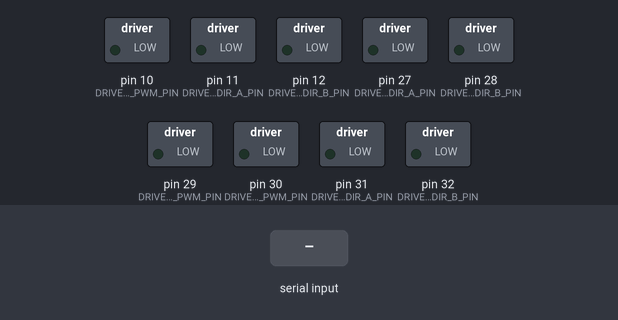
A sketch run on a simulated Arduino Mega 2560, built with avr-gcc and run on an emulated ATmega2560. Parts: switched loads named in the sketch (green lamp = pin HIGH). The inputs (shaded band) are chosen by the test bench.

Above: at 1.2 s.
1.3 s: "X90\n" received over Serial
At 2.2 s:
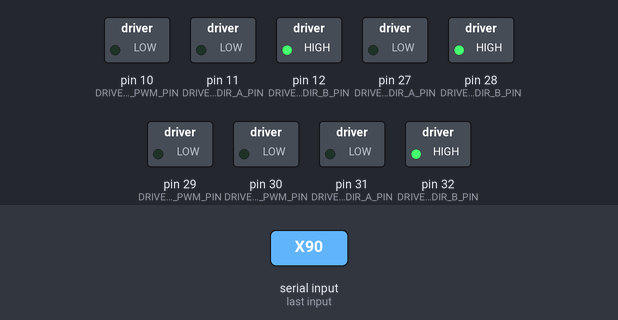
Timing chart, 0 to 4.3 s (numbered marks = the images above; inputs shaded):
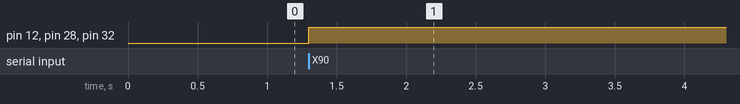

Measured:
- after the input at 1.3 s, pin 12 (DRIVE_3_DIR_B_PIN), pin 28 (DRIVE_1_DIR_B_PIN), pin 32 (DRIVE_2_DIR_B_PIN): LOW → HIGH at once

The sketch:

revisedSerialTest.ino
```cpp
const double MAX_VEL = 1;
const int MAX_ROT_VEL = 1;
const double R_BODY = 40;
const double R_WHEEL = 4;

const int DRIVE_1_PWM_PIN  = 29;
const int DRIVE_1_DIR_A_PIN = 27;
const int DRIVE_1_DIR_B_PIN = 28;
const int DRIVE_2_PWM_PIN = 30;
const int DRIVE_2_DIR_A_PIN = 31;
const int DRIVE_2_DIR_B_PIN = 32;
const int DRIVE_3_PWM_PIN = 10;
const int DRIVE_3_DIR_A_PIN = 11;
const int DRIVE_3_DIR_B_PIN = 12;


String inData = "";

double des_forward_vel = 0;
double des_right_vel = 0;
double des_rotational_vel = 0;


void setup(){
  Serial.begin(57600);
  pinMode(DRIVE_1_PWM_PIN,OUTPUT);
  pinMode(DRIVE_1_DIR_A_PIN,OUTPUT);
  pinMode(DRIVE_1_DIR_B_PIN,OUTPUT);
  pinMode(DRIVE_2_PWM_PIN,OUTPUT);
  pinMode(DRIVE_2_DIR_A_PIN,OUTPUT);
  pinMode(DRIVE_2_DIR_B_PIN,OUTPUT);
  pinMode(DRIVE_3_PWM_PIN,OUTPUT);
  pinMode(DRIVE_3_DIR_A_PIN,OUTPUT);
  pinMode(DRIVE_3_DIR_B_PIN ,OUTPUT);
}

void updateDriveMotors(){
  double motor_1_speed = (1/R_WHEEL)*(0.86602*des_forward_vel + 0.5*des_right_vel + R_BODY*des_rotational_vel);
  double motor_2_speed = (1/R_WHEEL)*(0.0*des_forward_vel - 1*des_right_vel + R_BODY*des_rotational_vel);
  double motor_3_speed = (1/R_WHEEL)*(-0.86602*des_forward_vel + 0.5*des_right_vel + R_BODY*des_rotational_vel);


  /*Serial.print(" Motor fwd: ");
  Serial.print(des_forward_vel);
  Serial.print(" Motor right: ");
  Serial.print(des_right_vel);
  Serial.print(" Motor rot: ");
  Serial.println(des_rotational_vel);*/

  /*Serial.print(" Motor 1: ");
  Serial.print(motor_1_speed);
  Serial.print(" Motor 2: ");
  Serial.print(motor_2_speed);
  Serial.print(" Motor 3: ");
  Serial.println(motor_3_speed);*/


  analogWrite(DRIVE_1_PWM_PIN,100*abs(motor_1_speed));
  analogWrite(DRIVE_2_PWM_PIN,100*abs(motor_2_speed));
  analogWrite(DRIVE_3_PWM_PIN,100*abs(motor_3_speed));

  digitalWrite(DRIVE_1_DIR_A_PIN, motor_1_speed > 0);
  digitalWrite(DRIVE_1_DIR_B_PIN, motor_1_speed <= 0);
  digitalWrite(DRIVE_2_DIR_A_PIN, motor_2_speed > 0);
  digitalWrite(DRIVE_2_DIR_B_PIN, motor_2_speed <= 0);
  digitalWrite(DRIVE_3_DIR_A_PIN, motor_3_speed > 0);
  digitalWrite(DRIVE_3_DIR_B_PIN, motor_3_speed <= 0);
}

void loop(){
  if(Serial.available() > 0){
    char received = Serial.read();
    inData += received;

    // Process message when new line character is recieved
    if ((received == 'X') && (inData.length() <= 5)){
      //Serial.print("Arduino Received: ");
      //Serial.print(inData);
      //Serial.print("\noutput\n");

      int buffer = 0;
      int inputSize = inData.length() - 2;

      // Convert to 0-999
      if(inputSize == 1)
        buffer = inData.charAt(1)-48;
      else if(inputSize == 2)
        buffer = ((inData.charAt(1)-48)*10)+(inData.charAt(2)-48);
      else if(inputSize == 3)
        buffer = ((inData.charAt(1)-48)*100)+((inData.charAt(2)-48)*10)+(inData.charAt(3)-48);

      //Serial.print("buffer: ");
      //Serial.print(buffer);
      if(inData.charAt(0) == 'A'){
        des_forward_vel = MAX_VEL*(buffer - 500)/500.0;

        //Serial.print("Read in: ");
        Serial.print(inData);
      }
      else if((inData.charAt(0) == 'B')){
        des_right_vel = MAX_VEL*(buffer - 500)/500.0;

        //Serial.print("Read in: ");
        Serial.print(inData);
      }
      else if((inData.charAt(0) == 'C')){
        des_rotational_vel = MAX_ROT_VEL*(buffer - 500)/500.0;

        //Serial.print("Read in: ");
        Serial.print(inData);
        //Serial.print("New Forward Vel: ");
        //Serial.println(des_rotational_vel);

      }
      else if(inData.charAt(0) == 'D'){
        Serial.print(inData);
      }

      //Serial.print("test");
      inData = ""; // Clear received buffer
      Serial.print("\n");
      updateDriveMotors();
     }

   }
   else if(inData.length() > 5)
     inData = "";
}
```
